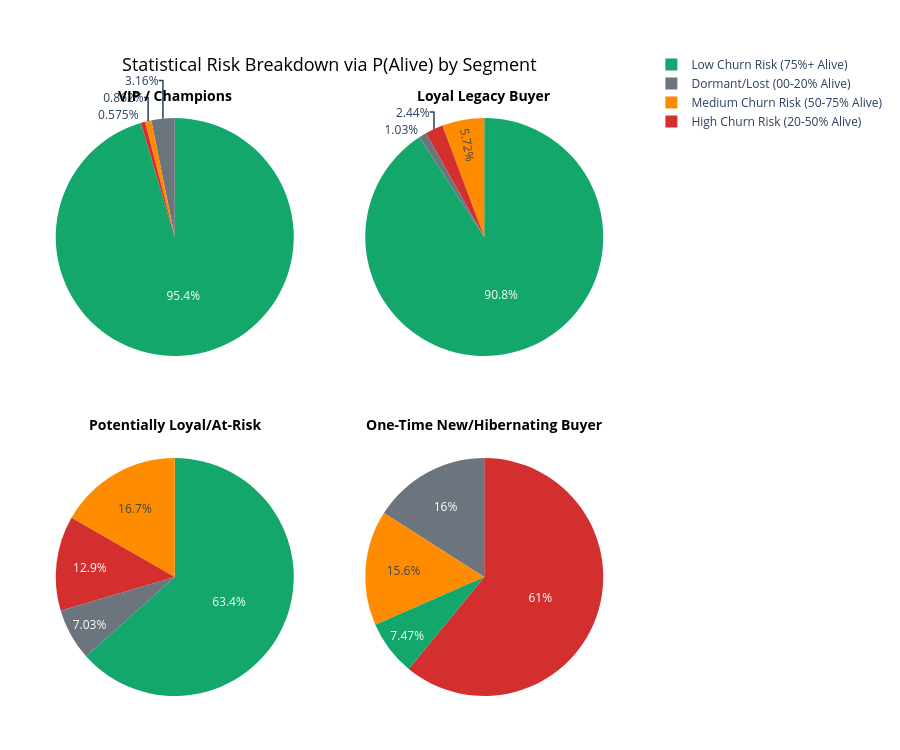

This figure's notebook cell:
### Code cell
# ----------------------------------------------------------
# 📊 FOUR-SEGMENTED PIE CHART GRID WITH NESTED ONE-TIME SEGMENT
# ----------------------------------------------------------

def split_one_time_segment(rfm_df: pd.DataFrame):
    """ Splits 'One-Time New/Hibernating Buyer' into two using the Tenure (T) <= 180 threshold. """
    if 'T' in rfm_df.columns:
        tenure_col = 'T'
    elif 'recency' in rfm_df.columns:
        tenure_col = 'recency'
    else:
        raise ValueError("Cannot find 'T' (Tenure) or 'recency' column for one-time buyer split.")
        
    one_time_mask = rfm_df['Segment_Label'] == 'One-Time New/Hibernating Buyer'
    
    rfm_df.loc[one_time_mask & (rfm_df[tenure_col] <= 180), 'T_Split'] = 'New Buyer (Inactivity Gap <= 180)'
    rfm_df.loc[one_time_mask & (rfm_df[tenure_col] > 180), 'T_Split'] = 'Hibernating Buyer (Inactivity Gap > 180)'
    
    return rfm_df

def classify_palive_risk_standard(row):
    """ Classifies risk into Low/Medium/High based purely on the P_Alive_Filtered value. """
    palive = row['P_Alive']
    
    if palive >= 0.75:
        return 'Low Churn Risk (75%+ Alive)'
    elif palive >= 0.50:
        return 'Medium Churn Risk (50-75% Alive)'
    elif palive >= 0.20:
        return 'High Churn Risk (20-50% Alive)'
    else:
        return 'Dormant/Lost (00-20% Alive)'

def generate_four_segmented_pies_nested_onetime(rfm_df_in: pd.DataFrame):
    """
    Generates a 2x2 grid where three charts are standard P(Alive) risk, 
    and the fourth (One-Time) is a two-layer donut chart showing the T<180 cut.
    
    MODIFICATIONS: Improved header alignment by replacing the central figure title 
    with a top-centered annotation and adjusting segment title positioning.
    """
    
    rfm_df = rfm_df_in.copy()
    
    if rfm_df.empty:
        print("ERROR: Input DataFrame is empty.")
        return 

    # 1. Prepare data
    rfm_df = split_one_time_segment(rfm_df)
    rfm_df['P_Alive_Risk_Level'] = rfm_df.apply(classify_palive_risk_standard, axis=1)
    
    risk_segment_counts = rfm_df.groupby(['Segment_Label', 'P_Alive_Risk_Level']).size().reset_index(name='Count')
        
    # 2. Define Plotting Configuration
    RISK_COLORS = {'Low Churn Risk (75%+ Alive)': '#14a76c', 'Medium Churn Risk (50-75% Alive)': '#ff8c00', 'High Churn Risk (20-50% Alive)': '#d32f2f', 'Dormant/Lost (00-20% Alive)': '#6c757d'}

    plot_segments = [
        'VIP / Champions', 
        'Loyal Legacy Buyer', 
        'Potentially Loyal/At-Risk',
        'One-Time New/Hibernating Buyer' 
    ]
    
    fig = go.Figure()
    
    # 3. Define Grid Coordinates
    CHART_DOMAINS = {
        'VIP / Champions':              [0.05, 0.45, 0.55, 0.90], 
        'Loyal Legacy Buyer':           [0.55, 0.95, 0.55, 0.90],
        'Potentially Loyal/At-Risk':    [0.05, 0.45, 0.05, 0.40],
        'One-Time New/Hibernating Buyer': [0.55, 0.95, 0.05, 0.40]
    }

    # 4. Populate Charts
    TITLE_Y_OFFSET_TOP = 0.95
    TITLE_Y_OFFSET_BOTTOM = 0.45
    
    for i, segment in enumerate(plot_segments):
        
        domain = CHART_DOMAINS[segment]
        x_start, x_end, y_start, y_end = domain[0], domain[1], domain[2], domain[3]
        
        title_y = TITLE_Y_OFFSET_TOP if y_end > 0.5 else TITLE_Y_OFFSET_BOTTOM

    
        # --- Standard Pie Chart for Repeat Buyer Segments ---
        segment_data = risk_segment_counts[risk_segment_counts['Segment_Label'] == segment]
            
        segment_data = segment_data.sort_values(by='P_Alive_Risk_Level', key=lambda x: x.map({'High Churn Risk': 3, 'Medium Churn Risk': 2, 'Low Churn Risk': 1}))

        fig.add_trace(
            go.Pie(
                labels=segment_data['P_Alive_Risk_Level'], 
                values=segment_data['Count'], 
                name=segment,
                marker_colors=[RISK_COLORS.get(label, 'gray') for label in segment_data['P_Alive_Risk_Level']],
                hovertemplate="%{label}: %{value} customers<br>(%{percent})<extra></extra>",
                domain={'x': [x_start, x_end], 'y': [y_start, y_end]}
            )
        )
            
        fig.add_annotation(
            text=segment,
            x=(x_start + x_end) / 2,
            y=title_y,
            xanchor='center',
            showarrow=False,
            font={'size': 14, 'color': 'black', 'weight': 'bold'}
        )

    fig.add_annotation(
        text="Statistical Risk Breakdown via P(Alive) by Segment",
        x=0.5, y=1,
        xref="paper", yref="paper",
        showarrow=False,
        font={'size': 18, 'color': 'black'}
    )
    
    fig.update_layout(
        height=750, 
        showlegend=True,
        xaxis={'visible': False}, 
        yaxis={'visible': False},
        margin=dict(t=50, b=20, l=20, r=20)
    )
    
    fig.show()
    return fig

fig = generate_four_segmented_pies_nested_onetime(rfm_clustering_df.copy())

### Figure 1 — Plotly figure (JSON) as saved in the notebook; plotly's stock layout.template omitted (floating-point values rounded to 4 significant figures)
{"data": [{"domain": {"x": [0.05, 0.45], "y": [0.55, 0.9]}, "hovertemplate": "%{label}: %{value} customers<br>(%{percent})<extra></extra>", "labels": ["Dormant/Lost (00-20% Alive)", "High Churn Risk (20-50% Alive)", "Low Churn Risk (75%+ Alive)", "Medium Churn Risk (50-75% Alive)"], "marker": {"colors": ["#6c757d", "#d32f2f", "#14a76c", "#ff8c00"]}, "name": "VIP / Champions", "type": "pie", "values": [11, 2, 332, 3]}, {"domain": {"x": [0.55, 0.95], "y": [0.55, 0.9]}, "hovertemplate": "%{label}: %{value} customers<br>(%{percent})<extra></extra>", "labels": ["Dormant/Lost (00-20% Alive)", "High Churn Risk (20-50% Alive)", "Low Churn Risk (75%+ Alive)", "Medium Churn Risk (50-75% Alive)"], "marker": {"colors": ["#6c757d", "#d32f2f", "#14a76c", "#ff8c00"]}, "name": "Loyal Legacy Buyer", "type": "pie", "values": [22, 52, 1936, 122]}, {"domain": {"x": [0.05, 0.45], "y": [0.05, 0.4]}, "hovertemplate": "%{label}: %{value} customers<br>(%{percent})<extra></extra>", "labels": ["Dormant/Lost (00-20% Alive)", "High Churn Risk (20-50% Alive)", "Low Churn Risk (75%+ Alive)", "Medium Churn Risk (50-75% Alive)"], "marker": {"colors": ["#6c757d", "#d32f2f", "#14a76c", "#ff8c00"]}, "name": "Potentially Loyal/At-Risk", "type": "pie", "values": [124, 227, 1118, 295]}, {"domain": {"x": [0.55, 0.95], "y": [0.05, 0.4]}, "hovertemplate": "%{label}: %{value} customers<br>(%{percent})<extra></extra>", "labels": ["Dormant/Lost (00-20% Alive)", "High Churn Risk (20-50% Alive)", "Low Churn Risk (75%+ Alive)", "Medium Churn Risk (50-75% Alive)"], "marker": {"colors": ["#6c757d", "#d32f2f", "#14a76c", "#ff8c00"]}, "name": "One-Time New/Hibernating Buyer", "type": "pie", "values": [261, 996, 122, 255]}], "layout": {"annotations": [{"font": {"color": "black", "size": 14, "weight": "bold"}, "showarrow": false, "text": "VIP / Champions", "x": 0.25, "xanchor": "center", "y": 0.95}, {"font": {"color": "black", "size": 14, "weight": "bold"}, "showarrow": false, "text": "Loyal Legacy Buyer", "x": 0.75, "xanchor": "center", "y": 0.95}, {"font": {"color": "black", "size": 14, "weight": "bold"}, "showarrow": false, "text": "Potentially Loyal/At-Risk", "x": 0.25, "xanchor": "center", "y": 0.45}, {"font": {"color": "black", "size": 14, "weight": "bold"}, "showarrow": false, "text": "One-Time New/Hibernating Buyer", "x": 0.75, "xanchor": "center", "y": 0.45}, {"font": {"color": "black", "size": 18}, "showarrow": false, "text": "Statistical Risk Breakdown via P(Alive) by Segment", "x": 0.5, "xref": "paper", "y": 1, "yref": "paper"}], "height": 750, "margin": {"b": 20, "l": 20, "r": 20, "t": 50}, "showlegend": true, "xaxis": {"visible": false}, "yaxis": {"visible": false}}}
